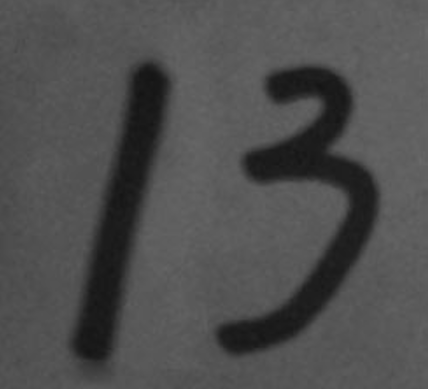
#> input picture 6.图片素材/13.png, 428 x 389 px, found by its file name
$ python '14.形状模板匹配.py'
#> lines starting #> are read from the running program, lines starting #| are printed output that depends on the picture; after the words box and inside, x2 and y2 are one past the last pixel; in counts of white or black regions, pixels touching at a corner belong together; pictures that were not available may be replaced by others from this repository, and a replacement may not be noted
import cv2
import numpy as np
import myfunction as mf

#任务要求
# 1.对手写字符图片中的数字3和1进行轮廓特征计算
# 2.（选做）用形状匹配比较两个字母或数字


# 1.数字形状特征计算
img = cv2.imread('13.png', 0)
#> img is the input picture: shape (389, 428); min 20, max 106, mean 78.7
_, thresh = cv2.threshold(img, 0, 255, cv2.THRESH_BINARY + cv2.THRESH_OTSU)
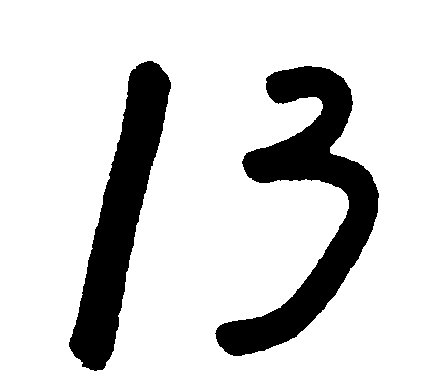
#> thresh: shape (389, 428); 83.3% white; 2 black regions
contours, hierarchy = cv2.findContours(thresh,cv2.RETR_TREE, cv2.CHAIN_APPROX_SIMPLE)
#> contours = 3 contours; box (x1, y1, x2, y2) and area: (0, 0, 428, 389) 165676, (214, 65, 380, 357) 16002, (68, 60, 172, 372) 12588

# 轮廓特征计算
cnt_a, cnt_b = contours[0], contours[1]
#> cnt_a = [[0, 0], [0, 388], [427, 388], [427, 0]]; cnt_b = contour of 515 points, box (x1, y1, x2, y2) (214, 65, 380, 357), area 16002
print('手写数字1和1的形状匹配:{:.2f}'.format(cv2.matchShapes(cnt_b, cnt_b, 1, 0.0)))
#| 手写数字1和1的形状匹配:0.00
print('手写数字1和3的形状匹配:{:.2f}'.format(cv2.matchShapes(cnt_b, cnt_a, 1, 0.0)))
#| 手写数字1和3的形状匹配:3.55


# 2.字母形状特征计算
img = cv2.imread('zm.png', 0)
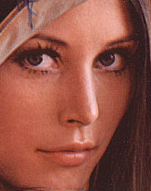
#> input picture 6.图片素材/face.png, 151 x 191 px, given in place of zm.png, which was not available
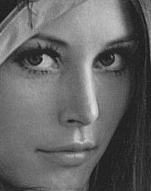
#> img: shape (191, 151); min 20, max 230, mean 100.8
_, thresh = cv2.threshold(img, 0, 255, cv2.THRESH_BINARY + cv2.THRESH_OTSU)
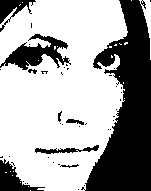
#> thresh: shape (191, 151); 65.5% white; 44 black regions (35 under 20 px)
contours, hierarchy = cv2.findContours(thresh,cv2.RETR_TREE, cv2.CHAIN_APPROX_SIMPLE)
#> contours = 84 contours, 75 with area under 20; largest, box (x1, y1, x2, y2) and area: (0, 0, 128, 191) 18568, (34, 144, 100, 155) 297, (139, 0, 151, 60) 180, (65, 118, 85, 126) 80, (60, 163, 80, 169) 48
img_color = cv2.cvtColor(thresh, cv2.COLOR_GRAY2BGR)  # 用于绘制的彩色图
#> img_color: shape (191, 151, 3); 65.5% white; 44 black regions (35 under 20 px), largest, box (x1, y1, x2, y2) and area: (81, 0, 151, 191) 7374, (0, 34, 71, 70) 1092, (0, 159, 45, 191) 599

# 找到字母A和B
for i in range(len(contours)):
    _,_,next,_=hierarchy[0][i]
    # print(hierarchy[0][i])
    if next==1:
        cnt_a=contours[i]
        cv2.drawContours(img_color,contours,i,(0,255,255),3)
    elif next ==4:
        cnt_b=contours[i]
        cv2.drawContours(img_color,contours,i,(255,0,255),3)
#> this loop made 84 passes
#> next on passes 1 to 12: -1, -1, -1, -1, -1, -1, -1, -1, -1, -1, -1, -1

# 轮廓特征计算
print('字母A和B的形状匹配:{:.2f}'.format(cv2.matchShapes(cnt_b, cnt_b, 1, 0.0)))
#| 字母A和B的形状匹配:0.00
print('字母A和A的形状匹配:{:.2f}'.format(cv2.matchShapes(cnt_b, cnt_a, 1, 0.0)))
#| 字母A和A的形状匹配:3.55

#> (the run stopped early here; a loop or call above may not have finished)
